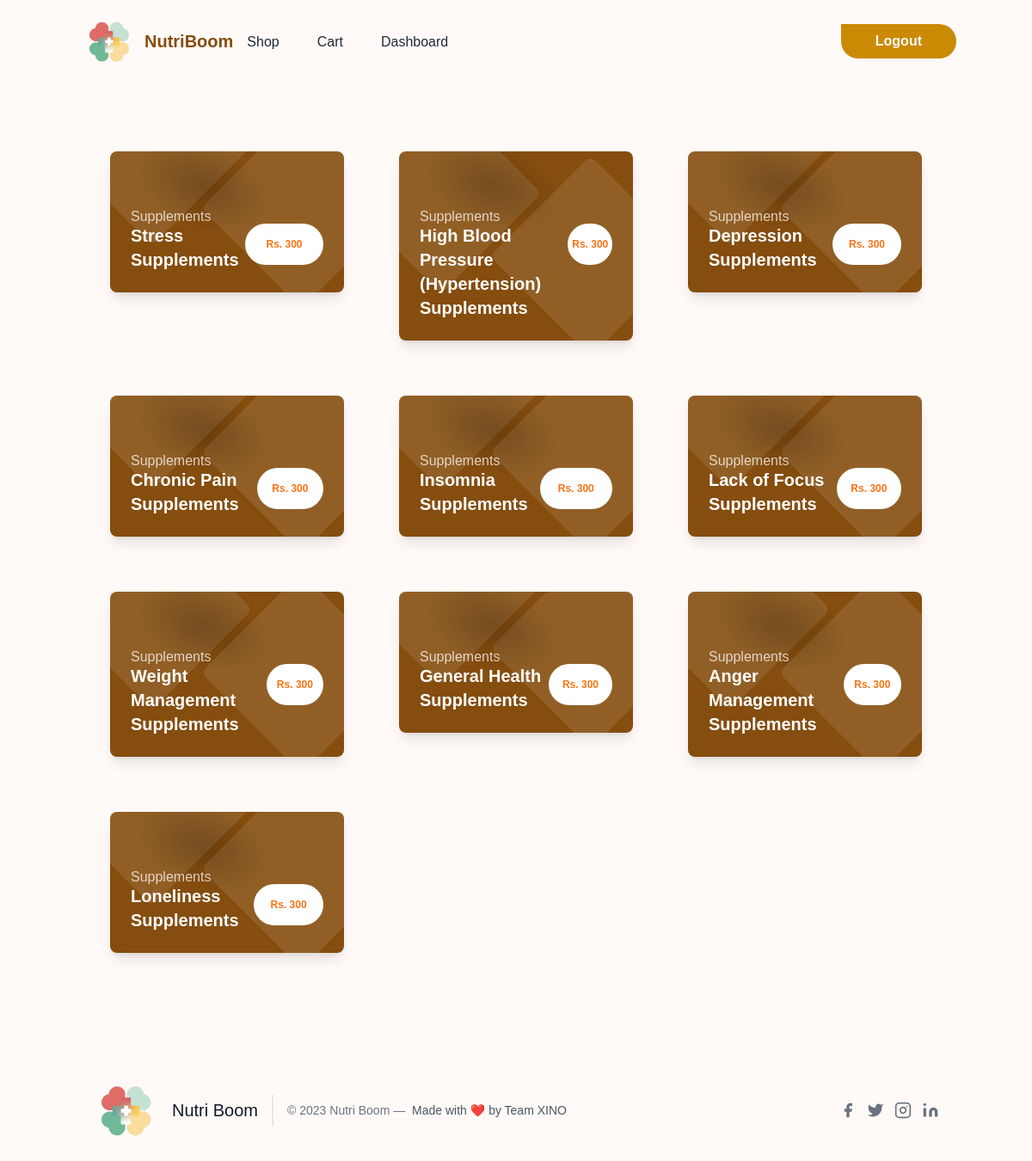
Page /explore (signed in) on the committed database.
### hack/models.py (models this page shows)
class Product(db.Model):
    id = db.Column(db.Integer, primary_key=True)
    image = db.Column(db.String, default='default.png')
    category = db.Column(db.String, nullable=False)
    name = db.Column(db.String, nullable=False)
    price = db.Column(db.Integer, nullable=False)

### app.py (the view)
@app.route('/explore')
def explore():
    searchform = SearchForm()
    products = Product.query.all()
    return render_template('explore.html', searchform=searchform, products=products)

### hack/models.py (called while the page is built)
@login_manager.user_loader
def load_user(user_id):
    return User.query.get(user_id)

### hack/templates/explore.html (shortened to what this page needs)
{% extends 'base.html' %}
{% block content %}
<main class="container mx-auto p-4 mt-10">
  <div class="grid grid-cols-1 md:grid-cols-2 lg:grid-cols-3 gap-4">
    {% for i in products %}
    <a href="/products/{{i.id}}">
    <div class="flex-shrink-0 m-6 relative overflow-hidden bg-yellow-800 rounded-lg max-w-xs shadow-lg">
      <div class="relative pt-10 px-10 flex items-center justify-center">
        <div class="block absolute w-48 h-48 bottom-0 left-0 -mb-24 ml-3" style="background: radial-gradient(black, transparent 60%); transform: rotate3d(0, 0, 1, 20deg) scale3d(1, 0.6, 1); opacity: 0.2;"></div>
      </div>
      <div class="relative text-white px-6 pb-6 mt-6">
        <span class="block opacity-75 -mb-1">Supplements</span>
        <div class="flex justify-between">
          <span class="block font-semibold text-xl">{{i.name}}</span>
          <span class="block bg-white rounded-full text-orange-500 text-xs font-bold px-1 h-12 flex flex-cols justify-center items-center w-32 leading-none flex items-center">Rs. {{i.price}}</span>
        </div>
      </div>
    </div>
  </a>
      {% endfor %}
</main>
{% endblock content %}

### rows in the picture
Product: name "Stress Supplements", price "300"
Product: name "High Blood Pressure (Hypertension) Supplements", price "300"
Product: name "Depression Supplements", price "300"
Product: name "Chronic Pain Supplements", price "300"
Product: name "Insomnia Supplements", price "300"
Product: name "Lack of Focus Supplements", price "300"
Product: name "Weight Management Supplements", price "300"
Product: name "General Health Supplements", price "300"
Product: name "Anger Management Supplements", price "300"
Product: name "Loneliness Supplements", price "300"
